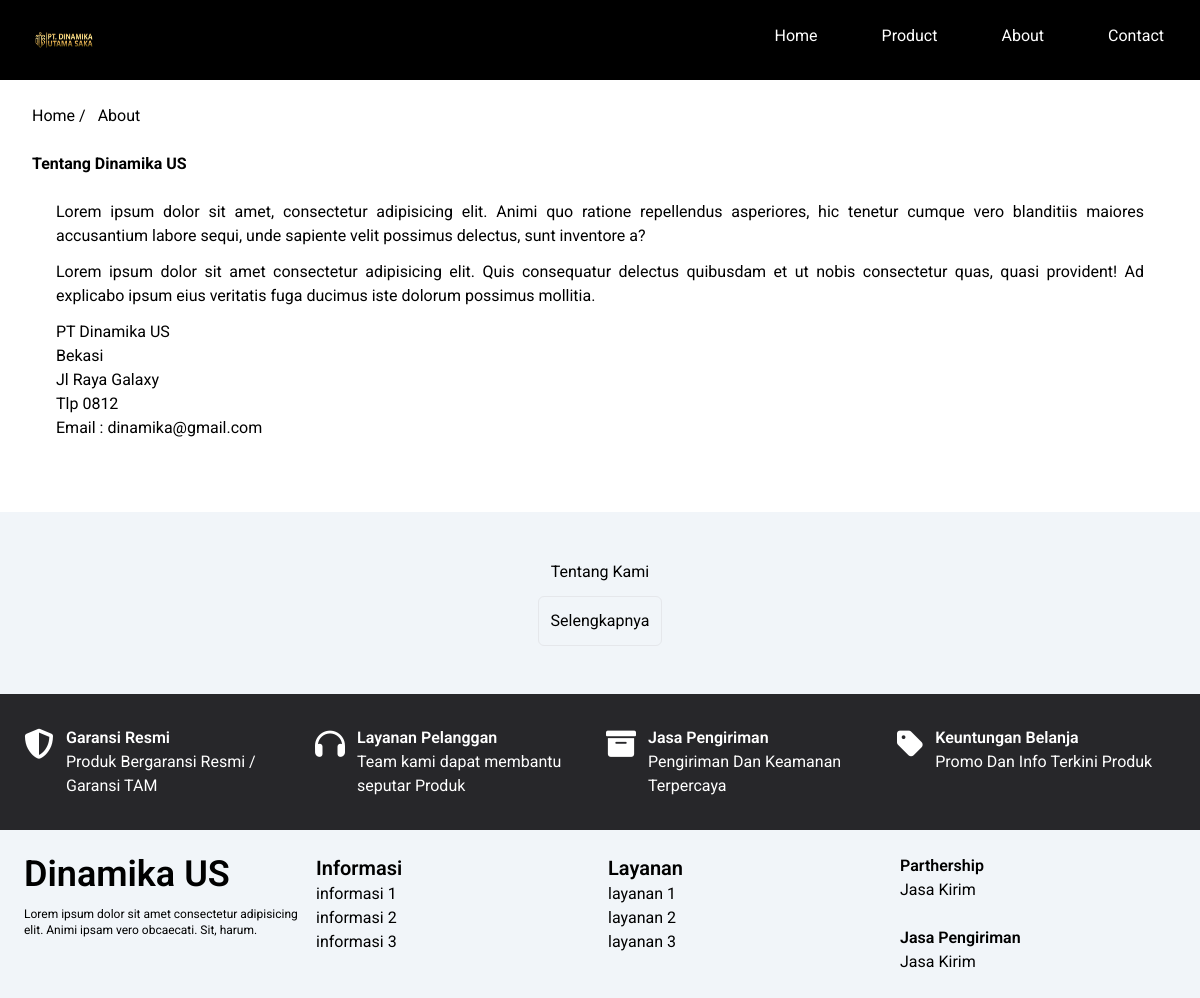
The page /about.php on the database as committed earlier.
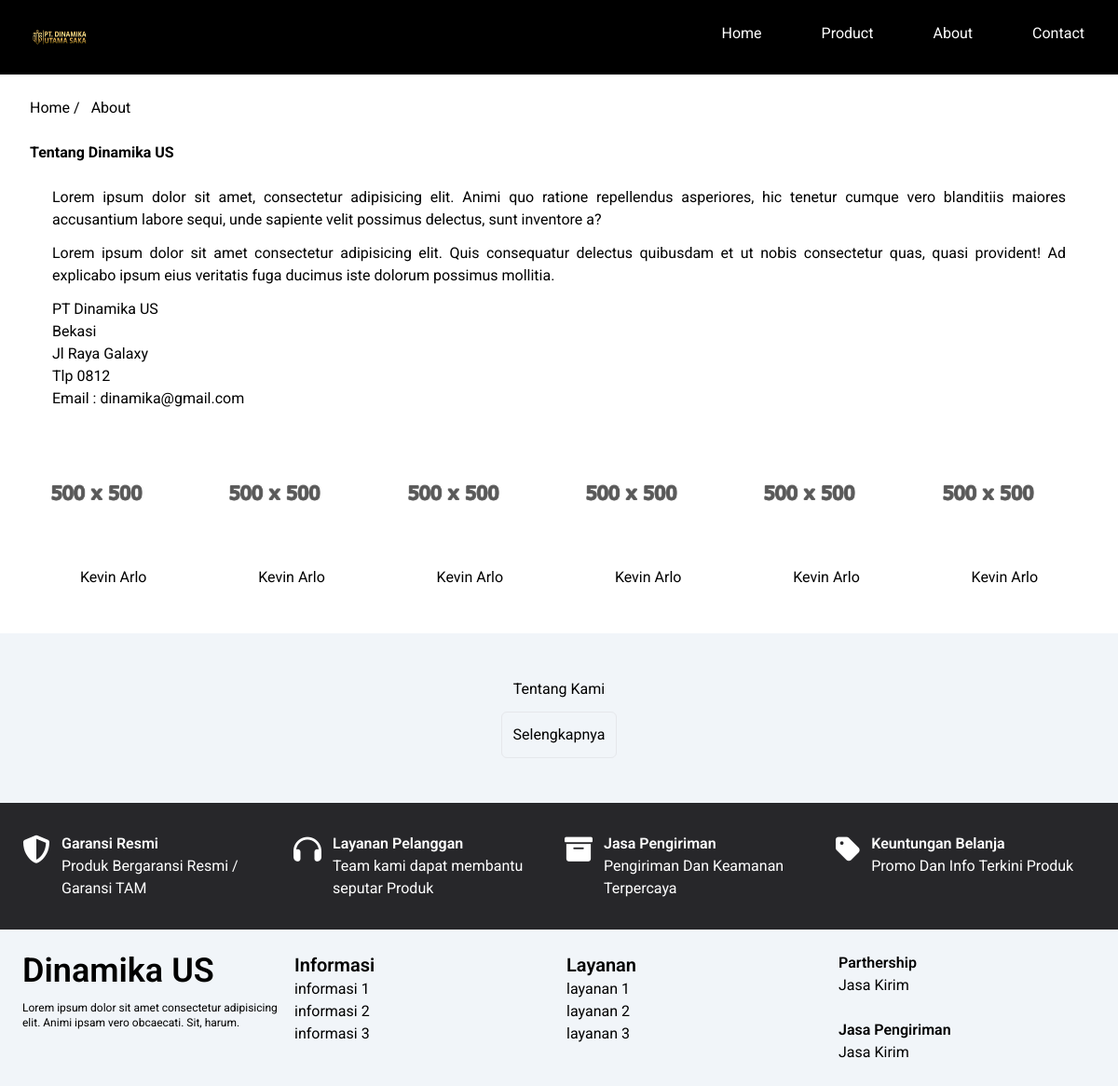
The same page on the database as committed later.
### tables this page shows
CREATE TABLE `tbl_settings_logo` (
  `SettingsLogoID` int(11) NOT NULL,
  `StatusID` int(11) NOT NULL,
  `SettingsLogoName` varchar(255) NOT NULL,
  `SettingsLogoValue` varchar(255) DEFAULT NULL,
  `CreateBy` varchar(20) DEFAULT NULL,
  `CreateTime` timestamp NOT NULL DEFAULT current_timestamp(),
  `UpdateBy` varchar(20) DEFAULT NULL,
  `UpdateTime` timestamp NULL DEFAULT NULL
);

CREATE TABLE `tbl_team` (
  `TeamID` int(11) NOT NULL,
  `StatusID` int(11) NOT NULL,
  `FullName` varchar(25) NOT NULL,
  `Position` varchar(25) NOT NULL,
  `Linkedin` text DEFAULT NULL,
  `Instagram` text DEFAULT NULL,
  `TeamPhoto` varchar(255) DEFAULT NULL,
  `CreateBy` varchar(20) DEFAULT NULL,
  `CreateTime` timestamp NOT NULL DEFAULT current_timestamp(),
  `UpdateBy` varchar(20) DEFAULT NULL,
  `UpdateTime` timestamp NULL DEFAULT NULL
);

### includes/component/SidebarMenu.php (called while the page is built, shortened)
<?php foreach ($Product->fetchProductNavbar() as $row) : ?>
    <div class='grid'>
        <a href="<?= WebRootPath(); ?>products.php?id=<?= $row['ProductCategoryID']; ?>">
            <img class='w-32 h-32' src="<?= WebRootPath(); ?>admin/assets/img/productcategoryphoto/<?= $row['ProductCategoryPhoto']; ?>" alt="<?= $row['ProductCategoryPhoto']; ?>">
            <p class="text-sm mt-5"><?= $row['ProductCategoryName']; ?></p>
        </a>
    </div>
<?php endforeach; ?>

### includes/helpers/WebRootPath.php (called while the page is built, shortened)
<?php
function WebRootPath($WebPath = 'dinamikaus/')
{
    return 'http://' . $_SERVER['SERVER_NAME'] . '/' . $WebPath;
}

### includes/class/SettingsClass.php (called while the page is built, shortened)
<?php
require_once('ConnectionClass.php');
class Settings
{
    public function __construct()
    {
        global $conn;
        $this->conn = $conn;
        return $this->conn;
    }
    public function fetchLogoHeaderorNavbar($StatusName = 'Active', $SettingsLogoID = 1)
    {
        global $conn;
        try {
            if (empty($SettingsLogoID) and empty($StatusName)) {
                throw new Exception("Error Processing Request");
            } else {
                $conn->begin_transaction();
                $query  = "SELECT a.SettingsLogoID, b.StatusID, b.StatusName, a.SettingsLogoValue
                            FROM tbl_settings_logo a
                            LEFT OUTER JOIN tbl_status b ON a.StatusID = b.StatusID
                            WHERE b.StatusName = ? AND a.SettingsLogoID = ?";
                $stmt   = $conn->prepare($query);
                $stmt->bind_param('si', $StatusName, $SettingsLogoID);
                $stmt->execute();
                $stmt->store_result();
                $stmt->bind_result(
                    $SettingsLogoID,
                    $StatusID,
                    $StatusName,
                    $SettingsLogoValue
                );
                $result = [];
                while ($stmt->fetch()) {
                    $conn->commit();
                    $result[]   = [
                        'SettingsLogoID'    => $SettingsLogoID,
                        'StatusID'          => $StatusID,
                        'StatusName'        => $StatusName,
                        'SettingsLogoValue' => $SettingsLogoValue
                    ];
                }
            }
        } catch (Exception $e) {
            $conn->rollback();
            echo 'Message: ' . $e->getMessage();
        }
        return $result;
    }
}

### includes/class/MetaClass.php (called while the page is built, shortened)
<?php
require_once('ConnectionClass.php');
class Meta
{
    public function __construct()
    {
        global $conn;
        $this->conn = $conn;
        return $this->conn;
    }
    public function fetchMeta($StatusName = 'Active')
    {
        global $conn;
        try {
            if (empty($StatusName)) {
                throw new Exception("Error Processing Request");
            } else {
                $conn->begin_transaction();
                $query  = "SELECT a.MetaID, b.StatusID, b.StatusName, a.Name, a.Content
                    FROM tbl_meta a
                    LEFT OUTER JOIN tbl_status b ON a.StatusID = b.StatusID
                    WHERE b.StatusName = ?";
                $stmt   = $conn->prepare($query);
                $stmt->bind_param("s", $StatusName);
                $stmt->execute();
                $stmt->store_result();
                $stmt->bind_result(
                    $MetaID,
                    $StatusID,
                    $StatusName,
                    $Name,
                    $Content
                );
                $result = [];
                while ($stmt->fetch()) {
                    $conn->commit();
                    $result[]   = [
                        'MetaID'        => $MetaID,
                        'StatusID'      => $StatusID,
                        'StatusName'    => $StatusName,
                        'Name'          => $Name,
                        'Content'       => $Content
                    ];
                }
            }
        } catch (Exception $e) {
            $conn->rollback();
            echo 'Message: ' . $e->getMessage();
        }
        return $result;
    }
}

### includes/class/TeamClass.php (called while the page is built, shortened)
<?php
require_once('ConnectionClass.php');
class Team
{
    public function __construct()
    {
        global $conn;
        $this->conn = $conn;
        return $this->conn;
    }
    public function fetchTeam($StatusName = 'Active')
    {
        global $conn;
        try {
            if (empty($StatusName)) {
                throw new Exception("Error Processing Request");
            } else {
                $conn->begin_transaction();
                $query  = "SELECT a.TeamID, b.StatusID, b.StatusName, a.FullName, a.Position, a.Linkedin,
                            a.Instagram, a.TeamPhoto FROM tbl_team a
                            LEFT OUTER JOIN tbl_status b ON a.StatusID = b.StatusID
                            WHERE b.StatusName = ?";
                $stmt   = $conn->prepare($query);
                $stmt->bind_param("s", $StatusName);
                $stmt->execute();
                $stmt->store_result();
                $stmt->bind_result(
                    $TeamID,
                    $StatusID,
                    $StatusName,
                    $FullName,
                    $Position,
                    $Linkedin,
                    $Instagram,
                    $TeamPhoto
                );
                $result = [];
                while ($stmt->fetch()) {
                    $conn->commit();
                    $result[]   = [
                        'TeamID'        => $TeamID,
                        'StatusID'      => $StatusID,
                        'StatusName'    => $StatusName,
                        'FullName'      => $FullName,
                        'Position'      => $Position,
                        'Linkedin'      => $Linkedin,
                        'Instagram'     => $Instagram,
                        'TeamPhoto'     => $TeamPhoto
                    ];
                }
            }
        } catch (Exception $e) {
            $conn->rollback();
            echo 'Message: ' . $e->getMessage();
        }
        return $result;
    }
}

### includes/class/ProductClass.php (called while the page is built, shortened)
<?php
require_once('ConnectionClass.php');
class Product
{
    public function __construct()
    {
        global $conn;
        $this->conn = $conn;
        return $this->conn;
    }
    public function fetchProductNavbar($StatusName = 'Active')
    {
        global $conn;
        try {
            if (empty($StatusName)) {
                throw new Exception("Error Processing Request");
            } else {
                $conn->begin_transaction();
                $query  = "SELECT a.ProductCategoryID, b.StatusID, b.StatusName, a.ProductCategoryName,
                            a.ProductCategoryPhoto FROM tbl_product_category a
                            LEFT OUTER JOIN tbl_status b ON a.StatusID = b.StatusID
                            WHERE b.StatusName = ? ORDER BY a.ProductCategoryID ASC";
                $stmt   = $conn->prepare($query);
                $stmt->bind_param('s', $StatusName);
                $stmt->execute();
                $stmt->store_result();
                $stmt->bind_result(
                    $ProductCategoryID,
                    $StatusID,
                    $StatusName,
                    $ProductCategoryName,
                    $ProductCategoryPhoto
                );
                $result = [];
                while ($stmt->fetch()) {
                    $conn->commit();
                    $result[]   = [
                        'ProductCategoryID'     => $ProductCategoryID,
                        'StatusID'              => $StatusID,
                        'StatusName'            => $StatusName,
                        'ProductCategoryName'   => $ProductCategoryName,
                        'ProductCategoryPhoto'  => $ProductCategoryPhoto
                    ];
                }
            }
        } catch (Exception $e) {
            $conn->rollback();
            echo 'Message: ' . $e->getMessage();
        }
        return $result;
    }
}

### about.php (the view, shortened to what the rows shown need)
<?php
require_once('includes/helpers/WebRootPath.php');
require_once('includes/class/MetaClass.php');
$Meta           = new Meta();
require_once('includes/component/Header.php');
require_once('includes/class/ProductClass.php');
$Product        = new Product();
require_once('includes/class/SettingsClass.php');
$SettingsLogo   = new Settings();
require_once('includes/component/Navbar.php');
require_once('includes/class/TeamClass.php');
$Team           = new Team();
require_once('includes/component/SidebarMenu.php');
?>
<div class='lg:mx-8 mx-6 mt-6'>
    <div class='mt-6 mb-12 text-justify'>
        <h2 class='font-bold'>Tentang Dinamika US</h2>
        <div class='mt-6 grid lg:grid-cols-6 grid-cols-2 gap-3'>
            <?php foreach ($Team->fetchTeam() as $row) : ?>
                <div class='grid'>
                    <img class='w-36 h-36' src="<?= WebRootPath(); ?>admin/assets/img/teamphoto/<?= $row['TeamPhoto']; ?>" alt="<?= $row['TeamPhoto']; ?>">
                    <h3 class='text-center'><?= $row['FullName']; ?></h3>
                </div>
            <?php endforeach; ?>
        </div>
    </div>
</div>
<?php
require_once('includes/component/EndFooter.php');
?>

### includes/component/Navbar.php (shortened to what the rows shown need)
<div class='bg-black' style="position: relative;">
    <div class='mx-6 hidden lg:block '>
        <div class="flex justify-between">
            <a href="<?= WebRootPath(); ?>index.php">
                <?php foreach ($SettingsLogo->fetchLogoHeaderorNavbar() as $row) : ?>
                    <img src="<?= WebRootPath(); ?>admin/assets/img/settingslogo/<?= $row['SettingsLogoValue']; ?>" class='w-20 h-20 mr-3' alt="<?= $row['SettingsLogoValue']; ?>">
                <?php endforeach; ?>
            </a>
                                <?php foreach ($Product->fetchProductNavbar() as $row) : ?>
                                    <div class='grid'>
                                        <a href="<?= WebRootPath(); ?>products.php?page=<?= $row['ProductCategoryID']; ?>">
                                            <img class='w-32 h-32' src="<?= WebRootPath(); ?>admin/assets/img/productcategoryphoto/<?= $row['ProductCategoryPhoto']; ?>" alt="<?= $row['ProductCategoryPhoto']; ?>">
                                            <p class="text-sm mt-5"><?= $row['ProductCategoryName']; ?></p>
                                        </a>
                                    </div>
                                <?php endforeach; ?>
        </div>
    </div>
</div>

Rows that differ between the two databases and show on the page:
added tbl_team: TeamPhoto (picture), FullName "Kevin Arlo"
added tbl_team: TeamPhoto (picture), FullName "Kevin Arlo"
added tbl_team: TeamPhoto (picture), FullName "Kevin Arlo"
added tbl_team: TeamPhoto (picture), FullName "Kevin Arlo"
added tbl_team: TeamPhoto (picture), FullName "Kevin Arlo"
added tbl_team: TeamPhoto (picture), FullName "Kevin Arlo"
